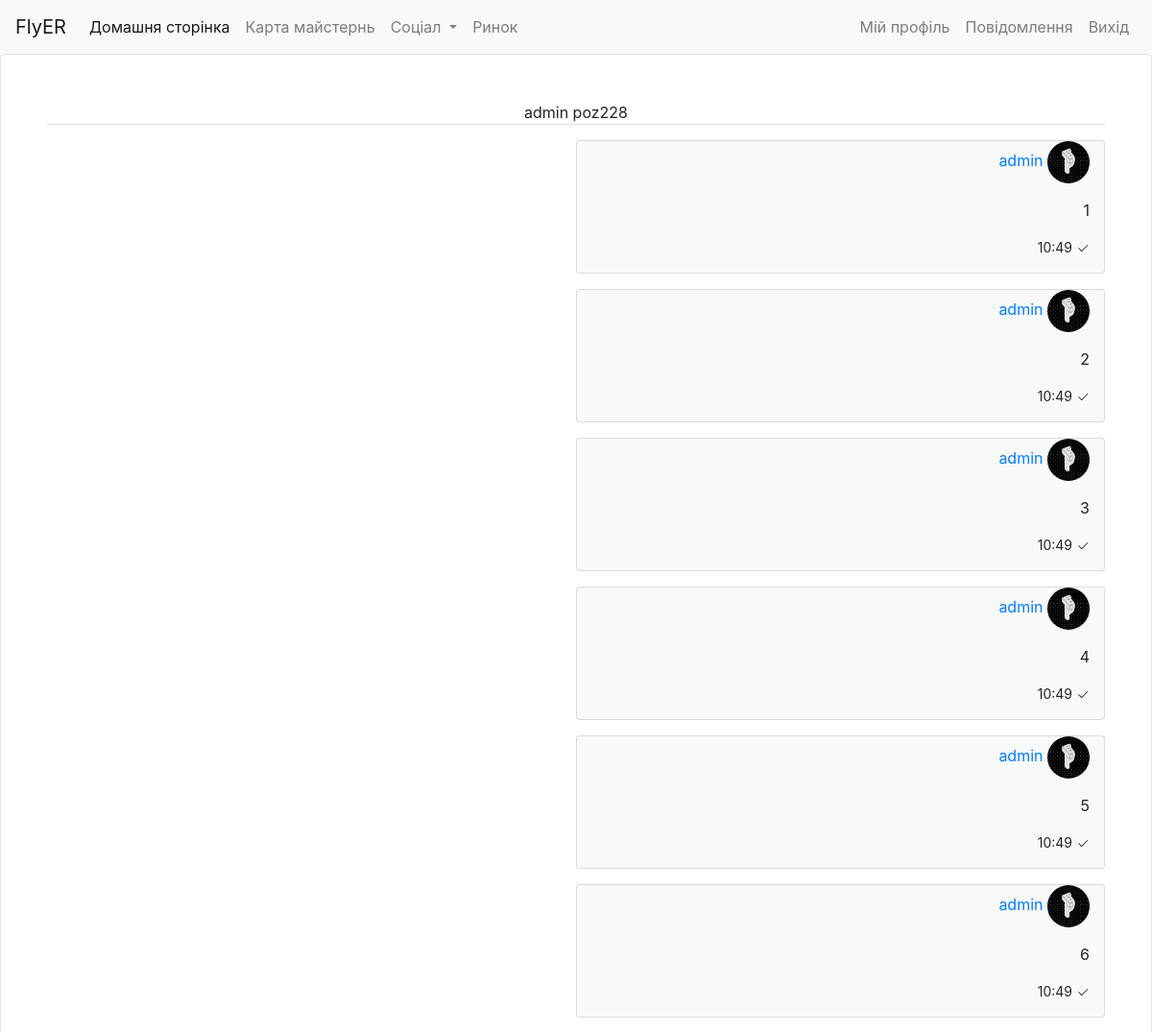
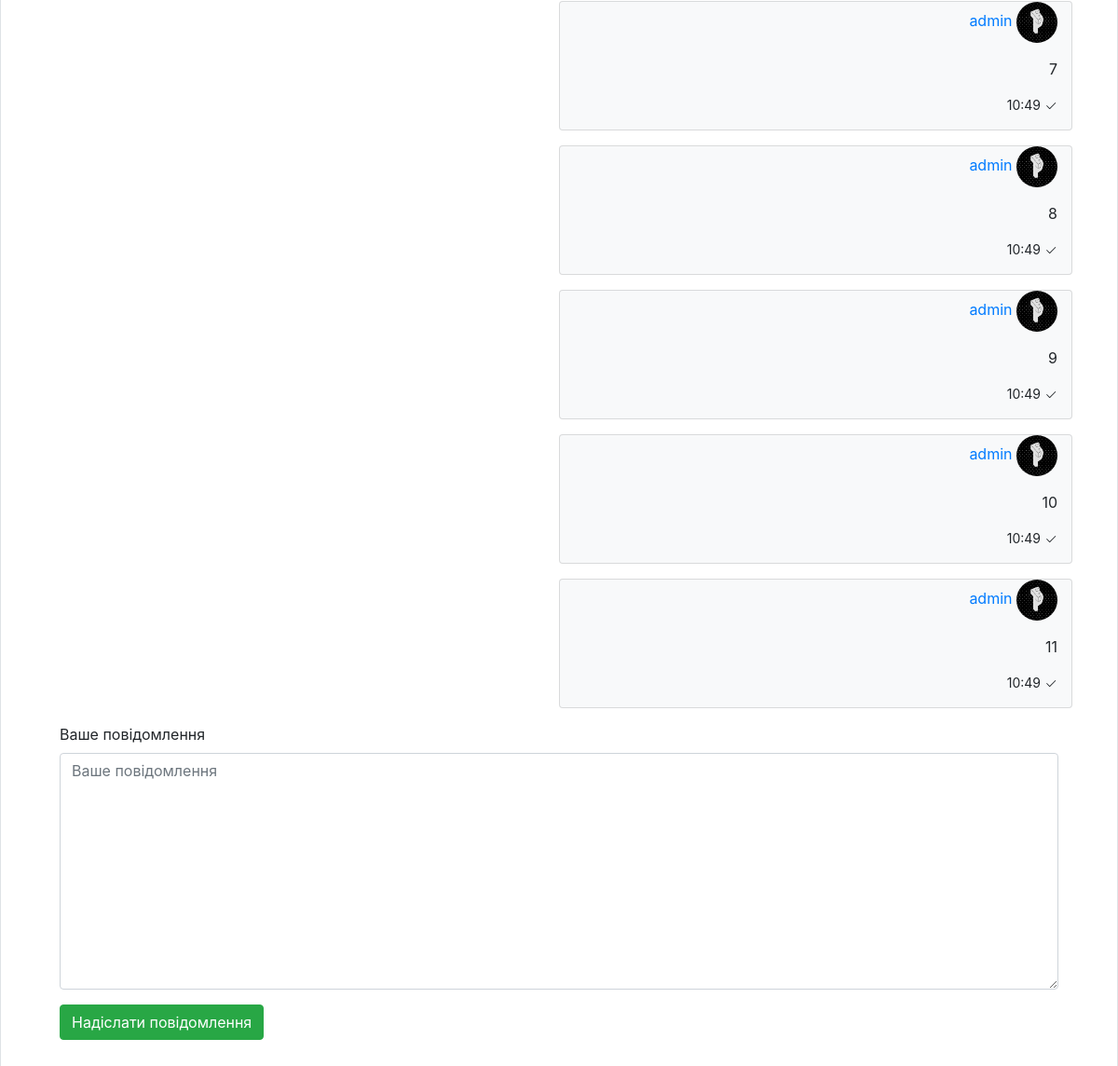
/dialogs/6/ (signed in), run on the app's committed database (2 pictures, top to bottom).
### dialogs/models.py (models this page shows, shortened)
class Message(models.Model):
    chat = models.ForeignKey(Chat, verbose_name=_("Chat"),on_delete=models.CASCADE)
    author = models.ForeignKey(User, verbose_name=_("User"),on_delete=models.CASCADE)
    message = models.TextField(_("Message"))
    pub_date = models.DateTimeField(_('Message date'), default=timezone.now)
    is_readed = models.BooleanField(_('Readed'), default=False)
    class Meta:
        ordering=['pub_date']

### users/models.py (models this page shows, shortened)
class Profile(models.Model):
	user = models.OneToOneField(User, on_delete=models.CASCADE)
	image = models.ImageField(default='default-user-image.png', upload_to='profile_pics')
	about_me = models.CharField(max_length=150, blank=True, null=True)
	instagram = models.CharField(max_length=25, blank=True, null=True)
	youtube = models.CharField(max_length=25, blank=True, null=True)
	twitter = models.CharField(max_length=25, blank=True, null=True)

### dialogs/views.py (the view, shortened to what this page needs)
# urls.py: path('<chat_id>/', login_required(MessagesView.as_view()), name='messages'),
class MessagesView(View):
    def get(self, request, chat_id):
        chat = Chat.objects.get(id=chat_id)
        msgs ={}
        try:
            if request.user in chat.members.all():
                chat.message_set.filter(is_readed=False).exclude(author = request.user).update(is_readed = True)
                msgs=chat.message_set.all().order_by('pub_date')
            else:
                chat = None
        except Chat.DoesNotExist:
            chat = None
        return render(
            request,
            'messages.html',
            context={
                'user_profile': request.user,
                'chat': chat,
                'msgs':msgs,
                'form': MessageForm()
            }
        )

### dialogs/forms.py
class MessageForm(forms.ModelForm):
    class Meta:
        model = Message
        fields = ['message']
        labels = {'message': "Ваше повідомлення"}

### dialogs/templates/messages.html (shortened to what this page needs)
{% extends 'base.html' %}
{% load crispy_forms_tags %}
{% load static %}
{% block content %}
{% load bootstrap4 %}
{% if not chat %}
    <div class="panel panel-body">
        It's impossible to start a conversation.No user is found or you do not have access to this conversation."
    </div>
{% else %}
    {% load tz %}
    {% if chat %}
    <div class="border rounded p-5">
        <div class="container">
            <div class="row " id='messagebox'>
                <div class="col-lg-12 border-bottom mb-3 text-center">
                    {% for participant in chat.members.all %}
                        {{ participant.username }}
                    {% endfor %}
                </div>
                {% for message in msgs %}
                {% if message.author != request.user %}
                <div class="col-lg-6 card bg-light mb-3 col-md-8 col-sm-8">
                    <p align="left" style="">
                        <a href="{% url 'users:user-list' %}{{ message.author.username }}">
                            <img src="{{ message.author.profile.image.url }}" alt="" class="rounded-circle" width="44" height="44"> {{message.author}}
                        </a>
                    </p>
                    <p align="left" >
                        {{message.message}}
                    </p>
                    <p align="left" style="font-size: 14px;">{{ message.pub_date|date:'G:i'}}
                        {% if message.is_readed == True %}
                        <svg width="1em" height="1em" viewBox="0 0 16 16" class="bi bi-check2-all" fill="currentColor" xmlns="http://www.w3.org/2000/svg">
                            <path fill-rule="evenodd" d="M12.354 3.646a.5.5 0 0 1 0 .708l-7 7a.5.5 0 0 1-.708 0l-3.5-3.5a.5.5 0 1 1 .708-.708L5 10.293l6.646-6.647a.5.5 0 0 1 .708 0z"/>
                            <path d="M6.25 8.043l-.896-.897a.5.5 0 1 0-.708.708l.897.896.707-.707zm1 2.414l.896.897a.5.5 0 0 0 .708 0l7-7a.5.5 0 0 0-.708-.708L8.5 10.293l-.543-.543-.707.707z"/>
                          </svg>
                        {% else %}
                        <svg width="1em" height="1em" viewBox="0 0 16 16" class="bi bi-check2" fill="currentColor" xmlns="http://www.w3.org/2000/svg">
                            <path fill-rule="evenodd" d="M13.854 3.646a.5.5 0 0 1 0 .708l-7 7a.5.5 0 0 1-.708 0l-3.5-3.5a.5.5 0 1 1 .708-.708L6.5 10.293l6.646-6.647a.5.5 0 0 1 .708 0z"/>
                          </svg>
                        {% endif %}
                    </p>
                </div>
                <div class="col-lg-6 col-md-4 col-sm-4">
                    <div class="float-right">
                    </div>
                </div>
                {% else %}
                <div class="col-lg-6 col-md-4 col-sm-4">
                </div>
                <div class="col-lg-6 card bg-light mb-3 col-md-8 col-sm-8">
                    <div class="float-right">
                        <p align="right" class="">
                            <a href="{% url 'users:user-list' %}{{ message.author.username }}">
                                {{message.author}} <img src="{{ message.author.profile.image.url }}" alt="" class="rounded-circle" width="44" height="44">
                            </a>
                        </p>
                        <p align="right" >
                            {{message.message}}
                        </p>
                    </div>
                    <p align="right" style="font-size: 14px;">{{ message.pub_date|date:'G:i'}}
                        {% if message.is_readed == True %}
                        <svg width="1em" height="1em" viewBox="0 0 16 16" class="bi bi-check2-all" fill="currentColor" xmlns="http://www.w3.org/2000/svg">
                            <path fill-rule="evenodd" d="M12.354 3.646a.5.5 0 0 1 0 .708l-7 7a.5.5 0 0 1-.708 0l-3.5-3.5a.5.5 0 1 1 .708-.708L5 10.293l6.646-6.647a.5.5 0 0 1 .708 0z"/>
                            <path d="M6.25 8.043l-.896-.897a.5.5 0 1 0-.708.708l.897.896.707-.707zm1 2.414l.896.897a.5.5 0 0 0 .708 0l7-7a.5.5 0 0 0-.708-.708L8.5 10.293l-.543-.543-.707.707z"/>
                          </svg>
                        {% else %}
                        <svg width="1em" height="1em" viewBox="0 0 16 16" class="bi bi-check2" fill="currentColor" xmlns="http://www.w3.org/2000/svg">
                            <path fill-rule="evenodd" d="M13.854 3.646a.5.5 0 0 1 0 .708l-7 7a.5.5 0 0 1-.708 0l-3.5-3.5a.5.5 0 1 1 .708-.708L6.5 10.293l6.646-6.647a.5.5 0 0 1 .708 0z"/>
                          </svg>
                        {% endif %}
                    </p>
                </div>
                {% endif %}
                {% endfor %}
            </div>
            <div class="row">
                <div class="col-lg-12">
                    <div id="message_form">
                        <form id="message-form" class="panel panel-body" method="post" >
                            {% bootstrap_form form %}
                        </form><button type="submit" id="ajax-text-me" class="btn btn-success">Надіслати повідомлення</button>
                    </div>
                </div>
            </div>
        </div>
        {% endif %}
    </div>
{% endif %}
{% endblock %}

### data on the page
Message: author "admin", author.profile.image (picture), message "1", pub_date "10:49", is_readed False (drawn)
Message: author "admin", author.profile.image (picture), message "2", pub_date "10:49", is_readed False (drawn)
Message: author "admin", author.profile.image (picture), message "3", pub_date "10:49", is_readed False (drawn)
Message: author "admin", author.profile.image (picture), message "4", pub_date "10:49", is_readed False (drawn)
Message: author "admin", author.profile.image (picture), message "5", pub_date "10:49", is_readed False (drawn)
Message: author "admin", author.profile.image (picture), message "6", pub_date "10:49", is_readed False (drawn)
Message: author "admin", author.profile.image (picture), message "7", pub_date "10:49", is_readed False (drawn)
Message: author "admin", author.profile.image (picture), message "8", pub_date "10:49", is_readed False (drawn)
Message: author "admin", author.profile.image (picture), message "9", pub_date "10:49", is_readed False (drawn)
Message: author "admin", author.profile.image (picture), message "10", pub_date "10:49", is_readed False (drawn)
Message: author "admin", author.profile.image (picture), message "11", pub_date "10:49", is_readed False (drawn)

### other printed values
{{ participant.username }} "admin"
{{ participant.username }} "poz228"
